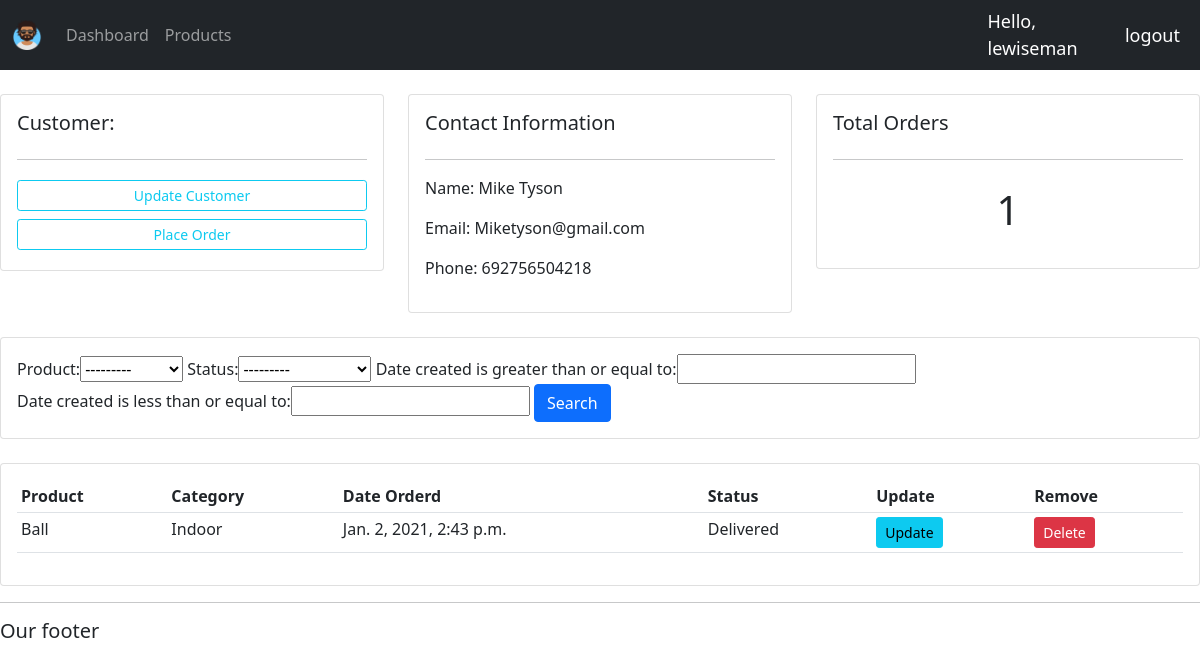
Screenshot of /customer/3 (signed in) with the database file from the repository.
### accounts/models.py (models this page shows, shortened)
class Customer(models.Model):
    user = models.OneToOneField(User, null=True, blank=True, on_delete=models.CASCADE)
    name = models.CharField(max_length=200, null=True)
    phone = models.IntegerField(null=True)
    email = models.EmailField(null=True)
    profile_pic = models.ImageField(null=True, blank=True, default="defaultmages/profile.jpg", upload_to='profile_pics')
    date_created = models.DateTimeField(auto_now_add=True, null=True)

class Order(models.Model):
    STATUS = (
        ('Pending', 'Pending'),
        ('Out of delivery', 'Out of delivery'),
        ('Delivered', 'Delivered'),
    )
    customer = models.ForeignKey(Customer, null=True, on_delete=models.SET_NULL)
    product = models.ForeignKey(Product, null=True, on_delete=models.SET_NULL)
    date_created = models.DateTimeField(auto_now_add=True, null=True)
    status = models.CharField(max_length=200, null=True, choices=STATUS)

class Product(models.Model):
    CATEGORY = (
        ('Indoor', 'Indoor'),
        ('Out Door', 'Out Door'),
    )
    name = models.CharField(max_length=200, null=True)
    price = models.DecimalField(decimal_places=2, max_digits=6, null=True)
    description = models.TextField(null=True, blank=True)
    category = models.CharField(max_length=200, null=True, choices=CATEGORY)
    date_created = models.DateTimeField(auto_now_add=True, null=True)
    tag = models.ManyToManyField(Tag)
    def __str__(self):
        return self.name

### accounts/decorators.py (the view)
        def wrapper_func(request, *args, **kwargs):
            group = None
            if request.user.groups.exists():
                group = request.user.groups.all()[0].name
            if group in allowed_roles:
                return view_func(request, *args, **kwargs)
            else:
                return HttpResponse('You are not authorized to view this page')

### accounts/views.py (called while the page is built)
@login_required(login_url='login')
@allowed_users(allowed_roles=['admin'])
def customer(request, pk):
    customer = Customer.objects.get(id=pk)
    orders = customer.order_set.all()
    order_count = customer.order_set.all().count()
    myFilter = OrderFilter(request.GET, queryset=orders)
    orders = myFilter.qs
    context = {'customer':customer, 'orders':orders, 'order_count':order_count, 'myFilter':myFilter}
    return render(request, 'accounts/customer.html', context)

### accounts/templates/accounts/customer.html (shortened to what this page needs)
{% extends 'accounts/base.html' %}
{% load static %}
{% block content %}
<br>
<div class="row">
    <div class="col-md">
        <div class="card card-body">
            <h5>Customer:</h5>
            <hr>
            <a class="btn btn-outline-info btn-sm btn-block my-1" href="">Update Customer</a>
            <a class="btn btn-outline-info btn-sm btn-block my-1" href="{% url 'create_order' customer.id %}">Place
                Order</a>
        </div>
    </div>
    <div class="col-md">
        <div class="card card-body">
            <h5>Contact Information</h5>
            <hr>
            <p>Name: {{ customer.name }}</p>
            <p>Email: {{ customer.email }}</p>
            <p>Phone: {{ customer.phone }}</p>
        </div>
    </div>
    <div class="col-md">
        <div class="card card-body">
            <h5>Total Orders</h5>
            <hr>
            <h1 style="text-align: center;padding: 10px">{{ order_count }}</h1>
        </div>
    </div>
</div>
<br>
<div class="row">
    <div class="col">
        <div class="card card-body">
            <form method="get">
                {{ myFilter.form }}
                <button class="btn btn-primary" type="submit">Search</button>
            </form>
        </div>
    </div>
</div>
<br>
<div class="row">
    <div class="col-md">
        <div class="card card-body">
            <table class="table table-sm">
                <tr>
                    <th>Product</th>
                    <th>Category</th>
                    <th>Date Orderd</th>
                    <th>Status</th>
                    <th>Update</th>
                    <th>Remove</th>
                </tr>
                {% for order in orders %}
                <tr>
                    <td>{{ order.product }}</td>
                    <td>{{ order.product.category }}</td>
                    <td>{{ order.date_created }}</td>
                    <td>{{ order.status }}</td>
                    <td><a href="{% url 'update_order' order.id %}" class="btn btn-sm btn-info">Update</a></td>
                    <td><a href="{% url 'delete_order' order.id %}" class="btn btn-sm btn-danger">Delete</a></td>
                </tr>
                {% endfor %}
            </table>
        </div>
    </div>
</div>
{% endblock content %}

### accounts/templates/accounts/navbar.html (shortened to what this page needs)
{% load static %}
<nav class="navbar navbar-expand-lg navbar-dark bg-dark">
    <div class="container-fluid">
        <a class="navbar-brand" href="#">
            <img src="{% static 'images/favicon.png' %}" alt="face picture" width="30" height="30" class="d-inline-block align-top">
        </a>
        <div class="collapse navbar-collapse" id="navbarNav">
            <ul class="navbar-nav">
                {% if request.user.is_staff %}
                <li class="nav-item">
                    <a class="nav-link {% if request.resolver_match.url_name == 'home' %} active {% endif %}" href="{% url 'home' %}">Dashboard</a>
                </li>
                <li class="nav-item">
                    <a class="nav-link {% if request.resolver_match.url_name == 'products' %} active {% endif %}" href="{% url 'products' %}">Products</a>
                </li>
                {% else %}
                <li class="nav-item">
                    <a class="nav-link {% if request.resolver_match.url_name == 'account' %} active {% endif %}" href="{% url 'account' %}">Settings</a>
                </li>
                {% endif %}
            </ul>
        </div>
    </div>
    <span class="hello-msg">Hello, {{ request.user }}</span>
    <span><a  class="hello-msg" href="{% url 'logout' %}">logout</a></span>
</nav>

### static/css/main.css (style rules this page uses)
body { background-color: #ebeff5; }

### accounts/templates/accounts/navbar.html (style rules this page uses)
.hello-msg { font-size: 18px; color: white; margin-right: 20px; text-decoration: none; }

### rows the page displays
Customer: name "Mike Tyson", email "Miketyson@gmail.com", phone "692756504218"
Order: product "Ball", product.category "Indoor", date_created "Jan. 2, 2021, 2:43 p.m.", status "Delivered"

### other values shown
{{ request.user }} "lewiseman"
{{ order_count }} "1"
